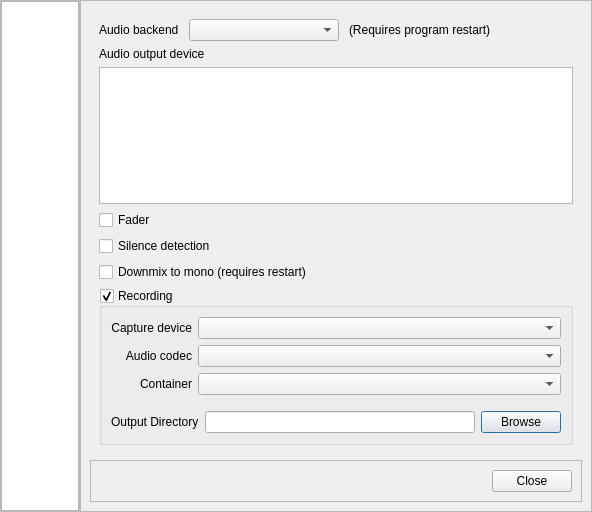
<?xml version="1.0" encoding="UTF-8"?>
<ui version="4.0">
 <class>DlgSettings</class>
 <widget class="QDialog" name="DlgSettings">
  <property name="geometry">
   <rect>
    <x>0</x>
    <y>0</y>
    <width>592</width>
    <height>512</height>
   </rect>
  </property>
  <property name="windowTitle">
   <string>Dialog</string>
  </property>
  <layout class="QHBoxLayout" name="horizontalLayout_2">
   <property name="spacing">
    <number>0</number>
   </property>
   <property name="margin">
    <number>0</number>
   </property>
   <item>
    <layout class="QHBoxLayout" name="horizontalLayout">
     <property name="spacing">
      <number>0</number>
     </property>
     <item>
      <widget class="QFrame" name="frame">
       <property name="maximumSize">
        <size>
         <width>80</width>
         <height>16777215</height>
        </size>
       </property>
       <property name="frameShape">
        <enum>QFrame::StyledPanel</enum>
       </property>
       <property name="frameShadow">
        <enum>QFrame::Raised</enum>
       </property>
       <layout class="QVBoxLayout" name="verticalLayout">
        <property name="spacing">
         <number>0</number>
        </property>
        <property name="margin">
         <number>0</number>
        </property>
        <item>
         <widget class="QFrame" name="frame_3">
          <property name="frameShape">
           <enum>QFrame::NoFrame</enum>
          </property>
          <property name="frameShadow">
           <enum>QFrame::Raised</enum>
          </property>
          <layout class="QVBoxLayout" name="verticalLayout_2">
           <property name="spacing">
            <number>0</number>
           </property>
           <property name="margin">
            <number>0</number>
           </property>
          </layout>
         </widget>
        </item>
        <item>
         <widget class="QFrame" name="frame_4">
          <property name="frameShape">
           <enum>QFrame::NoFrame</enum>
          </property>
          <property name="frameShadow">
           <enum>QFrame::Raised</enum>
          </property>
          <layout class="QVBoxLayout" name="verticalLayout_3">
           <property name="spacing">
            <number>0</number>
           </property>
           <property name="margin">
            <number>0</number>
           </property>
          </layout>
         </widget>
        </item>
        <item>
         <widget class="QListWidget" name="listWidget">
          <property name="editTriggers">
           <set>QAbstractItemView::NoEditTriggers</set>
          </property>
          <property name="iconSize">
           <size>
            <width>64</width>
            <height>64</height>
           </size>
          </property>
          <property name="flow">
           <enum>QListView::TopToBottom</enum>
          </property>
          <property name="viewMode">
           <enum>QListView::IconMode</enum>
          </property>
          <property name="currentRow">
           <number>-1</number>
          </property>
         </widget>
        </item>
       </layout>
      </widget>
     </item>
     <item>
      <widget class="QFrame" name="frame_2">
       <property name="frameShape">
        <enum>QFrame::StyledPanel</enum>
       </property>
       <property name="frameShadow">
        <enum>QFrame::Raised</enum>
       </property>
       <layout class="QVBoxLayout" name="verticalLayout_4">
        <item>
         <widget class="QStackedWidget" name="stackedWidget">
          <property name="currentIndex">
           <number>0</number>
          </property>
          <widget class="QWidget" name="audioPage">
           <layout class="QVBoxLayout" name="verticalLayout_7">
            <item>
             <layout class="QHBoxLayout" name="horizontalLayout_9">
              <property name="spacing">
               <number>10</number>
              </property>
              <property name="bottomMargin">
               <number>0</number>
              </property>
              <item>
               <widget class="QLabel" name="label_11">
                <property name="text">
                 <string>Audio backend</string>
                </property>
               </widget>
              </item>
              <item>
               <widget class="QComboBox" name="comboBoxBackend">
                <property name="minimumSize">
                 <size>
                  <width>150</width>
                  <height>0</height>
                 </size>
                </property>
               </widget>
              </item>
              <item>
               <widget class="QLabel" name="label_12">
                <property name="text">
                 <string>(Requires program restart)</string>
                </property>
               </widget>
              </item>
              <item>
               <spacer name="horizontalSpacer_6">
                <property name="orientation">
                 <enum>Qt::Horizontal</enum>
                </property>
                <property name="sizeHint" stdset="0">
                 <size>
                  <width>40</width>
                  <height>20</height>
                 </size>
                </property>
               </spacer>
              </item>
             </layout>
            </item>
            <item>
             <widget class="QLabel" name="label_10">
              <property name="text">
               <string>Audio output device</string>
              </property>
             </widget>
            </item>
            <item>
             <widget class="QListWidget" name="listWidgetAudioDevices"/>
            </item>
            <item>
             <widget class="QCheckBox" name="checkBoxFader">
              <property name="toolTip">
               <string>&lt;html&gt;&lt;head/&gt;&lt;body&gt;&lt;p&gt;If the fader is enabled, song transitions (stop, pause, unpause) will be faded out/in to avoid hard transitions.&lt;/p&gt;&lt;/body&gt;&lt;/html&gt;</string>
              </property>
              <property name="text">
               <string>Fader</string>
              </property>
             </widget>
            </item>
            <item>
             <widget class="QCheckBox" name="checkBoxSilenceDetection">
              <property name="toolTip">
               <string>&lt;html&gt;&lt;head/&gt;&lt;body&gt;&lt;p&gt;If enabled, the program will monitor for silent periods of greater than 2 seconds after the last draw instruction has been rendered, stopping the audio track immediately. (avoids long silences when BreakMusic audo fade)&lt;/p&gt;&lt;/body&gt;&lt;/html&gt;</string>
              </property>
              <property name="text">
               <string>Silence detection</string>
              </property>
             </widget>
            </item>
            <item>
             <widget class="QCheckBox" name="checkBoxDownmix">
              <property name="text">
               <string>Downmix to mono (requires restart)</string>
              </property>
             </widget>
            </item>
            <item>
             <widget class="QGroupBox" name="groupBoxRecording">
              <property name="title">
               <string>Recording</string>
              </property>
              <property name="checkable">
               <bool>true</bool>
              </property>
              <layout class="QVBoxLayout" name="verticalLayout_5">
               <item>
                <layout class="QFormLayout" name="formLayout_2">
                 <property name="labelAlignment">
                  <set>Qt::AlignRight|Qt::AlignTrailing|Qt::AlignVCenter</set>
                 </property>
                 <property name="bottomMargin">
                  <number>10</number>
                 </property>
                 <item row="0" column="0">
                  <widget class="QLabel" name="label_13">
                   <property name="text">
                    <string>Capture device</string>
                   </property>
                   <property name="alignment">
                    <set>Qt::AlignRight|Qt::AlignTrailing|Qt::AlignVCenter</set>
                   </property>
                  </widget>
                 </item>
                 <item row="0" column="1">
                  <widget class="QComboBox" name="comboBoxDevice"/>
                 </item>
                 <item row="1" column="0">
                  <widget class="QLabel" name="label_14">
                   <property name="sizePolicy">
                    <sizepolicy hsizetype="Preferred" vsizetype="Preferred">
                     <horstretch>0</horstretch>
                     <verstretch>0</verstretch>
                    </sizepolicy>
                   </property>
                   <property name="text">
                    <string>Audio codec</string>
                   </property>
                   <property name="alignment">
                    <set>Qt::AlignRight|Qt::AlignTrailing|Qt::AlignVCenter</set>
                   </property>
                  </widget>
                 </item>
                 <item row="1" column="1">
                  <widget class="QComboBox" name="comboBoxCodec"/>
                 </item>
                 <item row="2" column="0">
                  <widget class="QLabel" name="label_16">
                   <property name="text">
                    <string>Container</string>
                   </property>
                  </widget>
                 </item>
                 <item row="2" column="1">
                  <widget class="QComboBox" name="comboBoxContainer"/>
                 </item>
                </layout>
               </item>
               <item>
                <layout class="QHBoxLayout" name="horizontalLayout_12">
                 <item>
                  <widget class="QLabel" name="label_15">
                   <property name="text">
                    <string>Output Directory</string>
                   </property>
                  </widget>
                 </item>
                 <item>
                  <widget class="QLineEdit" name="lineEditOutputDir"/>
                 </item>
                 <item>
                  <widget class="QPushButton" name="buttonBrowse">
                   <property name="text">
                    <string>Browse</string>
                   </property>
                  </widget>
                 </item>
                </layout>
               </item>
              </layout>
             </widget>
            </item>
            <item>
             <spacer name="verticalSpacer">
              <property name="orientation">
               <enum>Qt::Vertical</enum>
              </property>
              <property name="sizeHint" stdset="0">
               <size>
                <width>20</width>
                <height>40</height>
               </size>
              </property>
             </spacer>
            </item>
           </layout>
          </widget>
          <widget class="QWidget" name="videoPage">
           <layout class="QVBoxLayout" name="verticalLayout_6">
            <item>
             <widget class="QCheckBox" name="checkBoxShowCdgWindow">
              <property name="text">
               <string>Show CDG window</string>
              </property>
             </widget>
            </item>
            <item>
             <widget class="QGroupBox" name="groupBoxMonitors">
              <property name="title">
               <string>CDG window fullscreen</string>
              </property>
              <property name="checkable">
               <bool>true</bool>
              </property>
              <layout class="QVBoxLayout" name="verticalLayout_8">
               <item>
                <widget class="QListWidget" name="listWidgetMonitors"/>
               </item>
               <item>
                <layout class="QHBoxLayout" name="horizontalLayout_8">
                 <property name="topMargin">
                  <number>0</number>
                 </property>
                 <item>
                  <widget class="QLabel" name="label_9">
                   <property name="text">
                    <string>Background image</string>
                   </property>
                  </widget>
                 </item>
                 <item>
                  <widget class="QLineEdit" name="lineEditCdgBackground"/>
                 </item>
                 <item>
                  <widget class="QPushButton" name="pushButtonBrowse">
                   <property name="text">
                    <string>Browse</string>
                   </property>
                  </widget>
                 </item>
                </layout>
               </item>
              </layout>
             </widget>
            </item>
            <item>
             <widget class="Line" name="line">
              <property name="orientation">
               <enum>Qt::Horizontal</enum>
              </property>
             </widget>
            </item>
            <item>
             <widget class="QGroupBox" name="groupBoxTicker">
              <property name="sizePolicy">
               <sizepolicy hsizetype="Preferred" vsizetype="MinimumExpanding">
                <horstretch>0</horstretch>
                <verstretch>0</verstretch>
               </sizepolicy>
              </property>
              <property name="title">
               <string>Ticker</string>
              </property>
              <property name="checkable">
               <bool>true</bool>
              </property>
              <layout class="QVBoxLayout" name="verticalLayout_9">
               <item>
                <layout class="QHBoxLayout" name="horizontalLayout_4">
                 <property name="topMargin">
                  <number>0</number>
                 </property>
                 <property name="bottomMargin">
                  <number>0</number>
                 </property>
                 <item>
                  <widget class="QPushButton" name="pushButtonFont">
                   <property name="text">
                    <string>Font</string>
                   </property>
                  </widget>
                 </item>
                 <item>
                  <spacer name="horizontalSpacer_2">
                   <property name="orientation">
                    <enum>Qt::Horizontal</enum>
                   </property>
                   <property name="sizeHint" stdset="0">
                    <size>
                     <width>40</width>
                     <height>20</height>
                    </size>
                   </property>
                  </spacer>
                 </item>
                 <item>
                  <widget class="QLabel" name="label">
                   <property name="text">
                    <string>Ticker Height</string>
                   </property>
                  </widget>
                 </item>
                 <item>
                  <widget class="QSpinBox" name="spinBoxTickerHeight"/>
                 </item>
                </layout>
               </item>
               <item>
                <layout class="QHBoxLayout" name="horizontalLayout_5">
                 <property name="topMargin">
                  <number>5</number>
                 </property>
                 <item>
                  <widget class="QLabel" name="label_2">
                   <property name="text">
                    <string>Speed</string>
                   </property>
                  </widget>
                 </item>
                 <item>
                  <widget class="QSlider" name="horizontalSliderTickerSpeed">
                   <property name="minimum">
                    <number>1</number>
                   </property>
                   <property name="maximum">
                    <number>100</number>
                   </property>
                   <property name="orientation">
                    <enum>Qt::Horizontal</enum>
                   </property>
                   <property name="invertedAppearance">
                    <bool>false</bool>
                   </property>
                   <property name="invertedControls">
                    <bool>false</bool>
                   </property>
                  </widget>
                 </item>
                </layout>
               </item>
               <item>
                <layout class="QHBoxLayout" name="horizontalLayout_6">
                 <property name="topMargin">
                  <number>0</number>
                 </property>
                 <item>
                  <widget class="QLabel" name="label_3">
                   <property name="text">
                    <string>Text Color</string>
                   </property>
                  </widget>
                 </item>
                 <item>
                  <widget class="QPushButton" name="pushButtonTextColor">
                   <property name="text">
                    <string/>
                   </property>
                   <property name="autoDefault">
                    <bool>false</bool>
                   </property>
                   <property name="flat">
                    <bool>false</bool>
                   </property>
                  </widget>
                 </item>
                 <item>
                  <spacer name="horizontalSpacer_3">
                   <property name="orientation">
                    <enum>Qt::Horizontal</enum>
                   </property>
                   <property name="sizeHint" stdset="0">
                    <size>
                     <width>40</width>
                     <height>20</height>
                    </size>
                   </property>
                  </spacer>
                 </item>
                 <item>
                  <widget class="QLabel" name="label_4">
                   <property name="text">
                    <string>Background Color</string>
                   </property>
                  </widget>
                 </item>
                 <item>
                  <widget class="QPushButton" name="pushButtonBgColor">
                   <property name="text">
                    <string/>
                   </property>
                   <property name="autoDefault">
                    <bool>false</bool>
                   </property>
                   <property name="flat">
                    <bool>false</bool>
                   </property>
                  </widget>
                 </item>
                 <item>
                  <spacer name="horizontalSpacer_4">
                   <property name="orientation">
                    <enum>Qt::Horizontal</enum>
                   </property>
                   <property name="sizeHint" stdset="0">
                    <size>
                     <width>40</width>
                     <height>20</height>
                    </size>
                   </property>
                  </spacer>
                 </item>
                </layout>
               </item>
               <item>
                <widget class="QRadioButton" name="radioButtonFullRotation">
                 <property name="text">
                  <string>Show Full Rotation</string>
                 </property>
                </widget>
               </item>
               <item>
                <layout class="QHBoxLayout" name="horizontalLayout_7">
                 <property name="topMargin">
                  <number>0</number>
                 </property>
                 <item>
                  <widget class="QRadioButton" name="radioButtonPartialRotation">
                   <property name="text">
                    <string>Show next</string>
                   </property>
                  </widget>
                 </item>
                 <item>
                  <widget class="QSpinBox" name="spinBoxTickerSingers"/>
                 </item>
                 <item>
                  <widget class="QLabel" name="label_5">
                   <property name="text">
                    <string>singers</string>
                   </property>
                  </widget>
                 </item>
                 <item>
                  <spacer name="horizontalSpacer_5">
                   <property name="orientation">
                    <enum>Qt::Horizontal</enum>
                   </property>
                   <property name="sizeHint" stdset="0">
                    <size>
                     <width>40</width>
                     <height>20</height>
                    </size>
                   </property>
                  </spacer>
                 </item>
                </layout>
               </item>
              </layout>
             </widget>
            </item>
           </layout>
          </widget>
          <widget class="QWidget" name="networkPage">
           <layout class="QVBoxLayout" name="verticalLayout_10">
            <item>
             <widget class="QGroupBox" name="groupBoxRequestServer">
              <property name="title">
               <string>Use request server</string>
              </property>
              <property name="checkable">
               <bool>true</bool>
              </property>
              <layout class="QVBoxLayout" name="verticalLayout_11">
               <item>
                <layout class="QFormLayout" name="formLayout">
                 <item row="0" column="0">
                  <widget class="QLabel" name="label_6">
                   <property name="text">
                    <string>Server URL</string>
                   </property>
                  </widget>
                 </item>
                 <item row="0" column="1">
                  <widget class="QLineEdit" name="lineEditUrl">
                   <property name="inputMethodHints">
                    <set>Qt::ImhUrlCharactersOnly</set>
                   </property>
                   <property name="placeholderText">
                    <string>https://</string>
                   </property>
                  </widget>
                 </item>
                 <item row="2" column="0">
                  <widget class="QLabel" name="label_7">
                   <property name="text">
                    <string>Username</string>
                   </property>
                  </widget>
                 </item>
                 <item row="3" column="0">
                  <widget class="QLabel" name="label_8">
                   <property name="text">
                    <string>Password</string>
                   </property>
                  </widget>
                 </item>
                 <item row="2" column="1">
                  <widget class="QLineEdit" name="lineEditUsername"/>
                 </item>
                 <item row="3" column="1">
                  <widget class="QLineEdit" name="lineEditPassword">
                   <property name="echoMode">
                    <enum>QLineEdit::Password</enum>
                   </property>
                  </widget>
                 </item>
                 <item row="1" column="1">
                  <widget class="QCheckBox" name="checkBoxIgnoreCertErrors">
                   <property name="text">
                    <string>Ignore HTTPS certificate errors</string>
                   </property>
                  </widget>
                 </item>
                </layout>
               </item>
              </layout>
             </widget>
            </item>
           </layout>
          </widget>
         </widget>
        </item>
        <item>
         <widget class="QFrame" name="frame_5">
          <property name="frameShape">
           <enum>QFrame::StyledPanel</enum>
          </property>
          <property name="frameShadow">
           <enum>QFrame::Raised</enum>
          </property>
          <layout class="QHBoxLayout" name="horizontalLayout_3">
           <item>
            <spacer name="horizontalSpacer">
             <property name="orientation">
              <enum>Qt::Horizontal</enum>
             </property>
             <property name="sizeHint" stdset="0">
              <size>
               <width>377</width>
               <height>20</height>
              </size>
             </property>
            </spacer>
           </item>
           <item>
            <widget class="QPushButton" name="btnClose">
             <property name="text">
              <string>Close</string>
             </property>
            </widget>
           </item>
          </layout>
         </widget>
        </item>
       </layout>
      </widget>
     </item>
    </layout>
   </item>
  </layout>
 </widget>
 <resources/>
 <connections>
  <connection>
   <sender>listWidget</sender>
   <signal>currentRowChanged(int)</signal>
   <receiver>stackedWidget</receiver>
   <slot>setCurrentIndex(int)</slot>
   <hints>
    <hint type="sourcelabel">
     <x>64</x>
     <y>276</y>
    </hint>
    <hint type="destinationlabel">
     <x>357</x>
     <y>162</y>
    </hint>
   </hints>
  </connection>
 </connections>
</ui>
